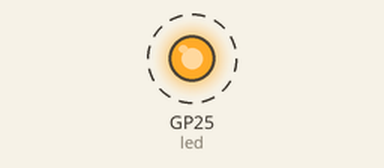
Recording of a program running on a simulated Raspberry Pi Pico running MicroPython. Shown: output pins drawn as LEDs (lit = HIGH). Dashed ring = blinking.

Above: at 0.2 s.
Timing chart, 0 to 3.0 s (numbered marks = the images above):
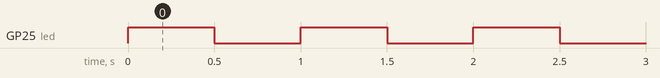

The program:

main.py
```python
# from connections import connect_mqtt, connect_internet
# from time import sleep


# def main():
#     try:
#         connect_internet("",password="") #ssid (wifi name), pass
#         client = connect_mqtt("", "", "") # url, user, pass

#         while True:
#             client.check_msg()
#             sleep(0.1)

#     except KeyboardInterrupt:
#         print('keyboard interrupt')


# if __name__ == "__main__":
#     main()

from machine import Pin
import time

# The onboard LED is on GPIO 25
led = Pin("LED", Pin.OUT)

while True:
    led.on()          # Turn LED on
    time.sleep(0.5)   # Wait 0.5 seconds
    led.off()         # Turn LED off
    time.sleep(0.5)   # Wait 0.5 seconds
```

Measured:
- by itself, GP25 (led): alternates HIGH for 0.50 s and LOW for 0.50 s
